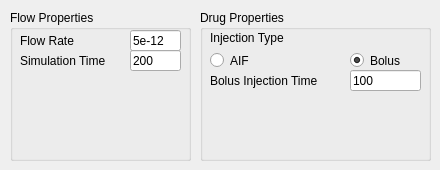
        <widget class="QWidget" name="tab_14">
         <attribute name="title">
          <string>Flow</string>
         </attribute>
         <widget class="QGroupBox" name="groupBox_10">
          <property name="geometry">
           <rect>
            <x>10</x>
            <y>10</y>
            <width>181</width>
            <height>151</height>
           </rect>
          </property>
          <property name="title">
           <string>Flow Properties</string>
          </property>
          <property name="flat">
           <bool>true</bool>
          </property>
          <widget class="QLineEdit" name="twoPhaseFlowRateLineEdit">
           <property name="geometry">
            <rect>
             <x>120</x>
             <y>20</y>
             <width>51</width>
             <height>21</height>
            </rect>
           </property>
           <property name="text">
            <string>5e-12</string>
           </property>
           <property name="placeholderText">
            <string>m3/s</string>
           </property>
          </widget>
          <widget class="QLabel" name="label_73">
           <property name="geometry">
            <rect>
             <x>10</x>
             <y>20</y>
             <width>101</width>
             <height>21</height>
            </rect>
           </property>
           <property name="text">
            <string>Flow Rate</string>
           </property>
          </widget>
          <widget class="QLineEdit" name="twoPhaseSimulationTimeLineEdit">
           <property name="geometry">
            <rect>
             <x>120</x>
             <y>40</y>
             <width>51</width>
             <height>21</height>
            </rect>
           </property>
           <property name="text">
            <string>200</string>
           </property>
           <property name="placeholderText">
            <string>s</string>
           </property>
          </widget>
          <widget class="QLabel" name="label_80">
           <property name="geometry">
            <rect>
             <x>10</x>
             <y>40</y>
             <width>101</width>
             <height>21</height>
            </rect>
           </property>
           <property name="text">
            <string>Simulation Time</string>
           </property>
          </widget>
         </widget>
         <widget class="QGroupBox" name="groupBox_11">
          <property name="geometry">
           <rect>
            <x>200</x>
            <y>10</y>
            <width>231</width>
            <height>151</height>
           </rect>
          </property>
          <property name="title">
           <string>Drug Properties</string>
          </property>
          <property name="flat">
           <bool>true</bool>
          </property>
          <widget class="QLineEdit" name="twoPhasePrecisionFactorLineEdit">
           <property name="geometry">
            <rect>
             <x>150</x>
             <y>60</y>
             <width>71</width>
             <height>21</height>
            </rect>
           </property>
           <property name="text">
            <string>100</string>
           </property>
           <property name="placeholderText">
            <string>s</string>
           </property>
          </widget>
          <widget class="QLabel" name="label_76">
           <property name="geometry">
            <rect>
             <x>10</x>
             <y>60</y>
             <width>131</width>
             <height>21</height>
            </rect>
           </property>
           <property name="text">
            <string>Bolus Injection Time</string>
           </property>
          </widget>
          <widget class="QLabel" name="label_83">
           <property name="geometry">
            <rect>
             <x>10</x>
             <y>20</y>
             <width>121</width>
             <height>16</height>
            </rect>
           </property>
           <property name="text">
            <string>Injection Type</string>
           </property>
          </widget>
          <widget class="QRadioButton" name="bolusRadioButton">
           <property name="geometry">
            <rect>
             <x>150</x>
             <y>40</y>
             <width>71</width>
             <height>21</height>
            </rect>
           </property>
           <property name="text">
            <string>Bolus</string>
           </property>
           <property name="checked">
            <bool>true</bool>
           </property>
          </widget>
          <widget class="QRadioButton" name="AIFRadioButton">
           <property name="geometry">
            <rect>
             <x>10</x>
             <y>40</y>
             <width>61</width>
             <height>21</height>
            </rect>
           </property>
           <property name="text">
            <string>AIF</string>
           </property>
          </widget>
         </widget>
        </widget>
